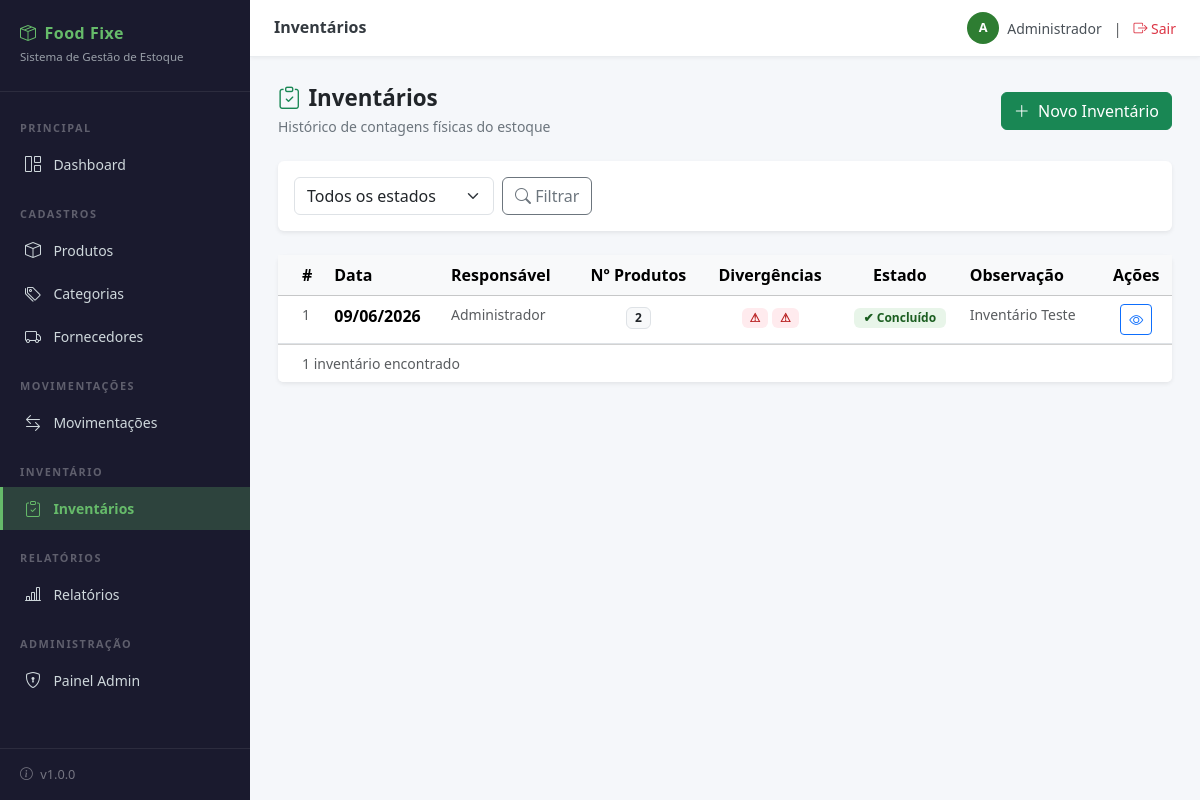
Before: /inventarios/ (signed in) with the older database file.
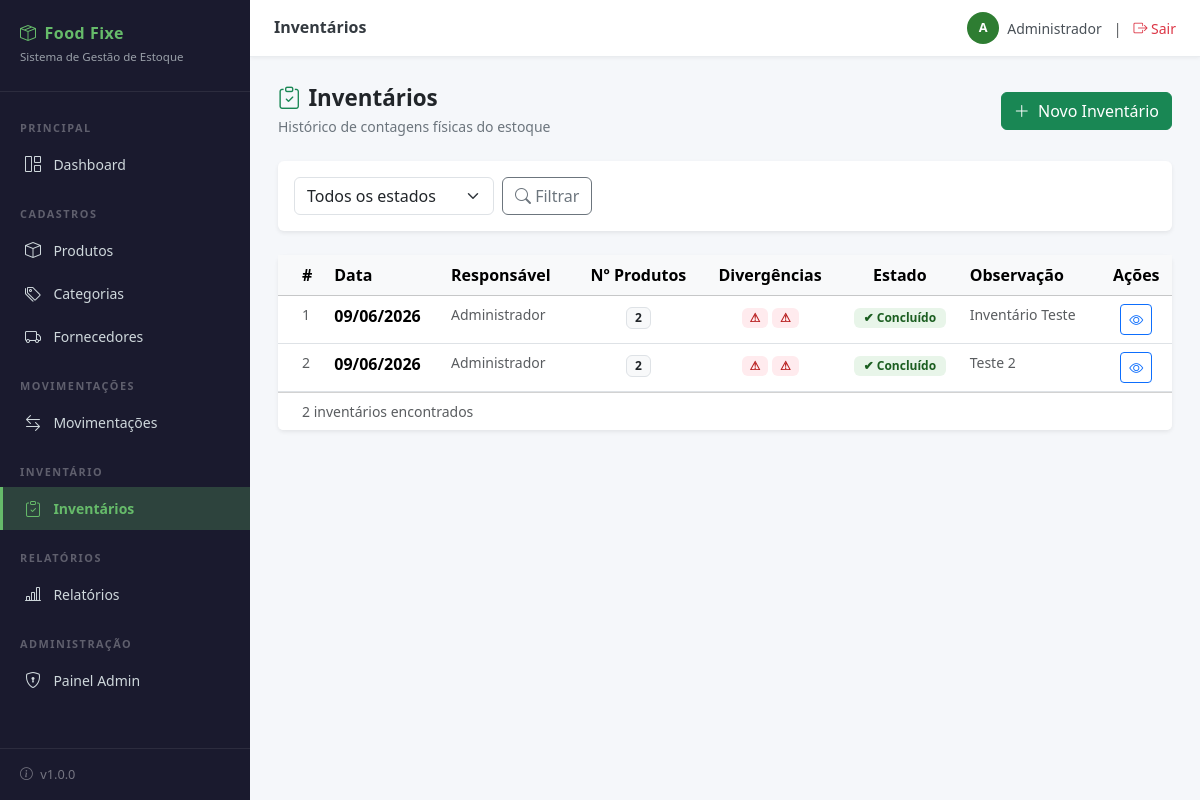
After: the same page with the newer database file.
### estoque/models.py (models this page shows, shortened)
class Inventario(models.Model):
    utilizador      = models.ForeignKey(Utilizador, on_delete=models.PROTECT,
                                        verbose_name='Responsável',
                                        related_name='inventarios')
    data_inventario = models.DateField('Data do inventário', default=timezone.now)
    concluido       = models.BooleanField('Concluído', default=False)
    acerto_aplicado = models.BooleanField('Acerto aplicado', default=False,
                                          help_text='Indica se o acerto de estoque já foi aplicado para este inventário.')
    observacao      = models.TextField('Observação', blank=True)
    create_at       = models.DateTimeField('Criado em', auto_now_add=True)
    update_at       = models.DateTimeField('Atualizado em', auto_now=True)
    class Meta:
        verbose_name        = 'Inventário'
        verbose_name_plural = 'Inventários'
        ordering            = ['-data_inventario']

class Utilizador(AbstractUser):
    class Perfil(models.TextChoices):
        ADMIN       = 'ADMIN',      'Administrador'
        FUNCIONARIO = 'FUNCIONARIO', 'Funcionário'
    utilizador  = models.CharField('Nome completo', max_length=150)
    perfil      = models.CharField('Perfil', max_length=20,
                                   choices=Perfil.choices,
                                   default=Perfil.FUNCIONARIO)
    ativo       = models.BooleanField('Ativo', default=True)
    create_at   = models.DateTimeField('Criado em', auto_now_add=True)
    update_at   = models.DateTimeField('Atualizado em', auto_now=True)
    groups = models.ManyToManyField(
        'auth.Group',
        related_name='utilizador_set',
        blank=True,
        verbose_name='Grupos'
    )
    user_permissions = models.ManyToManyField(
        'auth.Permission',
        related_name='utilizador_set',
        blank=True,
        verbose_name='Permissões'
    )
    class Meta:
        verbose_name        = 'Utilizador'
        verbose_name_plural = 'Utilizadores'
        ordering            = ['utilizador']

class ItemInventario(models.Model):
    inventario      = models.ForeignKey(Inventario, on_delete=models.CASCADE,
                                        verbose_name='Inventário',
                                        related_name='itens')
    produto         = models.ForeignKey(Produto, on_delete=models.PROTECT,
                                        verbose_name='Produto',
                                        related_name='itens_inventario')
    saldo_fisico    = models.DecimalField('Saldo físico (contagem)', max_digits=10,
                                          decimal_places=2)
    saldo_sistema   = models.DecimalField('Saldo sistema', max_digits=10,
                                          decimal_places=2)
    diferenca       = models.DecimalField('Diferença', max_digits=10,
                                          decimal_places=2, default=Decimal('0.00'),
                                          editable=False)  # calculado no save()
    observacao      = models.TextField('Observação', blank=True)
    create_at       = models.DateTimeField('Criado em', auto_now_add=True)
    class Meta:
        verbose_name        = 'Item de Inventário'
        verbose_name_plural = 'Itens de Inventário'
        unique_together     = [['inventario', 'produto']]
    def save(self, *args, **kwargs):
        self.diferenca = self.saldo_fisico - self.saldo_sistema
        super().save(*args, **kwargs)

### estoque/views.py (the view)
# urls.py: path('inventarios/',                   views.inventario_lista,    name='inventario_lista'),
@login_required(login_url='login')
def inventario_lista(request):
    filtro_estado = request.GET.get('estado', '')
    inventarios   = Inventario.objects.select_related('utilizador').order_by('-data_inventario')
    if filtro_estado == '1':
        inventarios = inventarios.filter(concluido=True)
    elif filtro_estado == '0':
        inventarios = inventarios.filter(concluido=False)
    return render(request, 'estoque/inventario_lista.html', {
        'inventarios':   inventarios,
        'filtro_estado': filtro_estado,
    })

### estoque/templates/estoque/inventario_lista.html (shortened to what the changed rows need)
{% extends 'estoque/base.html' %}
{% block content %}
<div class="page-header d-flex justify-content-between align-items-center">
    <div>
        <h1><i class="bi bi-clipboard-check me-2 text-success"></i>Inventários</h1>
    </div>
</div>
<div class="card border-0 shadow-sm">
    <div class="card-body p-0">
        {% if inventarios %}
        <div class="table-responsive">
            <table class="table table-hover mb-0">
                <thead class="table-light">
                    <tr>
                        <th class="ps-4">#</th>
                        <th>Data</th>
                        <th>Responsável</th>
                        <th class="text-center">Nº Produtos</th>
                        <th class="text-center">Divergências</th>
                        <th class="text-center">Estado</th>
                        <th>Observação</th>
                        <th class="text-center">Ações</th>
                    </tr>
                </thead>
                <tbody>
                    {% for inv in inventarios %}
                    <tr>
                        <td class="ps-4 text-muted small">{{ inv.pk }}</td>
                        <td class="fw-semibold">
                            {{ inv.data_inventario|date:"d/m/Y" }}
                        </td>
                        <td class="text-muted small">
                            {{ inv.utilizador.utilizador|default:inv.utilizador.username }}
                        </td>
                        <td class="text-center">
                            <span class="badge bg-light text-dark border">
                                {{ inv.itens.count }}
                            </span>
                        </td>
                        <td class="text-center">
                            {% with divergencias=inv.itens.all %}
                                {% with total_div=0 %}
                                    {% for item in divergencias %}
                                        {% if item.diferenca != 0 %}
                                            <span class="badge"
                                                  style="background:#ffebee;color:#b71c1c;">
                                                ⚠
                                            </span>
                                        {% endif %}
                                    {% endfor %}
                                {% endwith %}
                            {% endwith %}
                        </td>
                        <td class="text-center">
                            {% if inv.concluido %}
                                <span class="badge"
                                      style="background:#e8f5e9;color:#1b5e20;padding:4px 10px;">
                                    ✔ Concluído
                                </span>
                            {% else %}
                                <span class="badge"
                                      style="background:#fff3e0;color:#e65100;padding:4px 10px;">
                                    ⏳ Em curso
                                </span>
                            {% endif %}
                        </td>
                        <td class="text-muted small">
                            {{ inv.observacao|truncatechars:40|default:"—" }}
                        </td>
                        <td class="text-center">
                            <a href="{% url 'inventario_detalhe' inv.pk %}"
                               class="btn btn-sm btn-outline-primary"
                               title="{% if inv.concluido %}Ver detalhe{% else %}Preencher{% endif %}">
                                <i class="bi bi-{% if inv.concluido %}eye{% else %}pencil{% endif %}"></i>
                            </a>
                        </td>
                    </tr>
                    {% endfor %}
                </tbody>
            </table>
        </div>
        {% endif %}
    </div>
    {% if inventarios %}
    <div class="card-footer bg-white text-muted small py-2 px-4">
        {{ inventarios|length }} inventário{{ inventarios|length|pluralize:",s" }} encontrado{{ inventarios|length|pluralize:",s" }}
    </div>
    {% endif %}
</div>
{% endblock %}

Changed rows visible on the page:
added Inventario: pk "2", data_inventario "09/06/2026", utilizador.utilizador "Administrador", itens.count "2", concluido "✔ Concluído", observacao "Teste 2"
Other visible differences:
{{ inventarios|length }}: "1" → "2"
